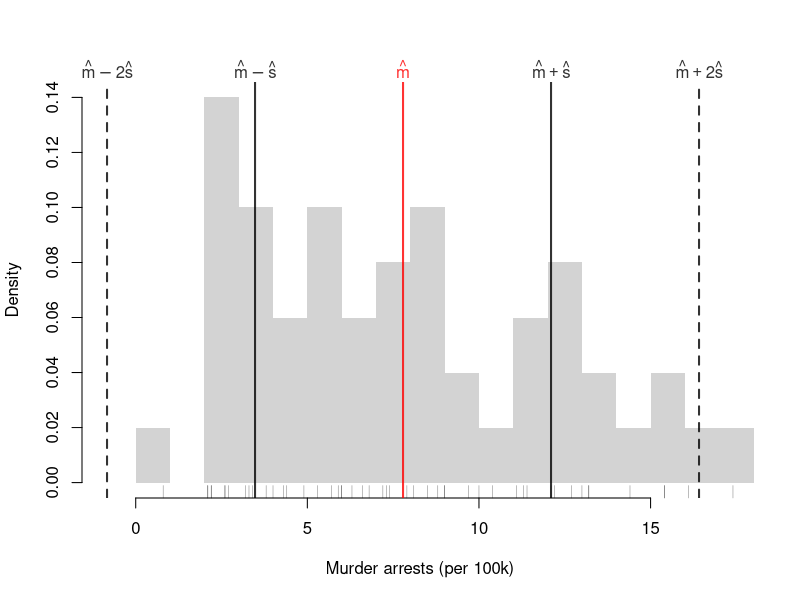
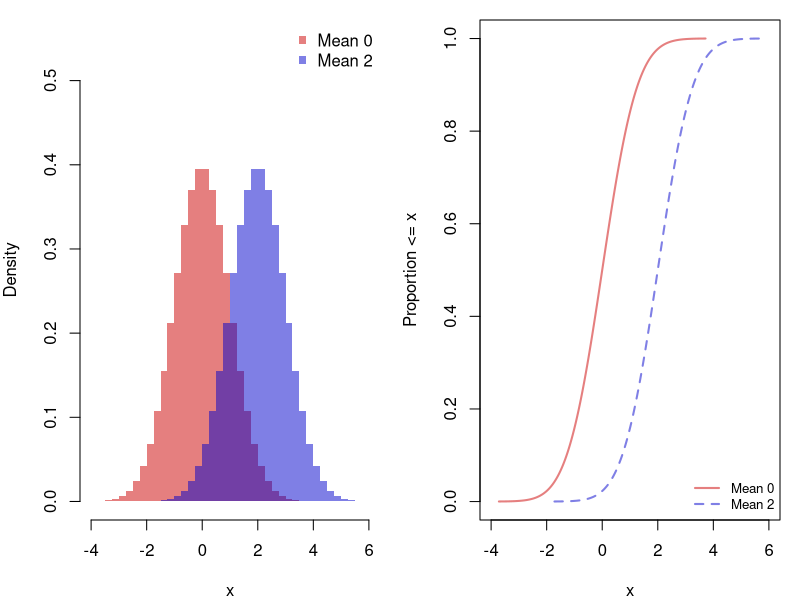
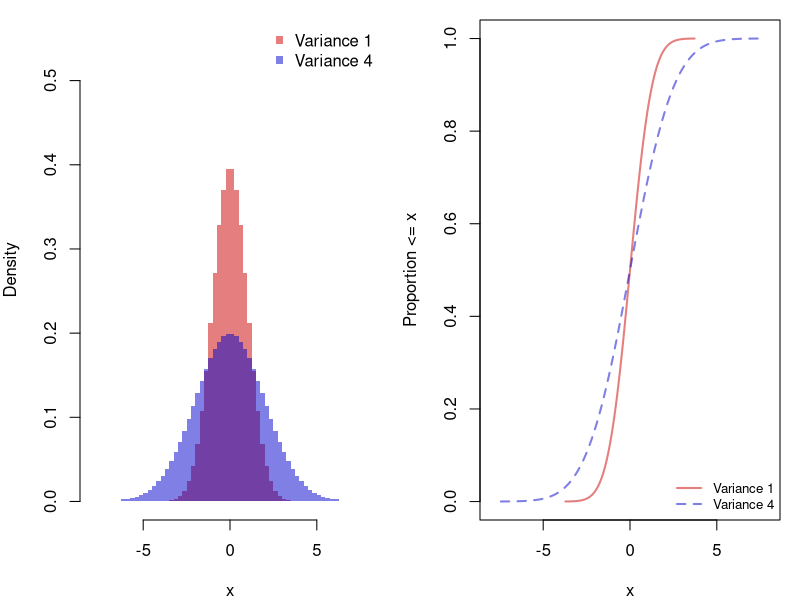
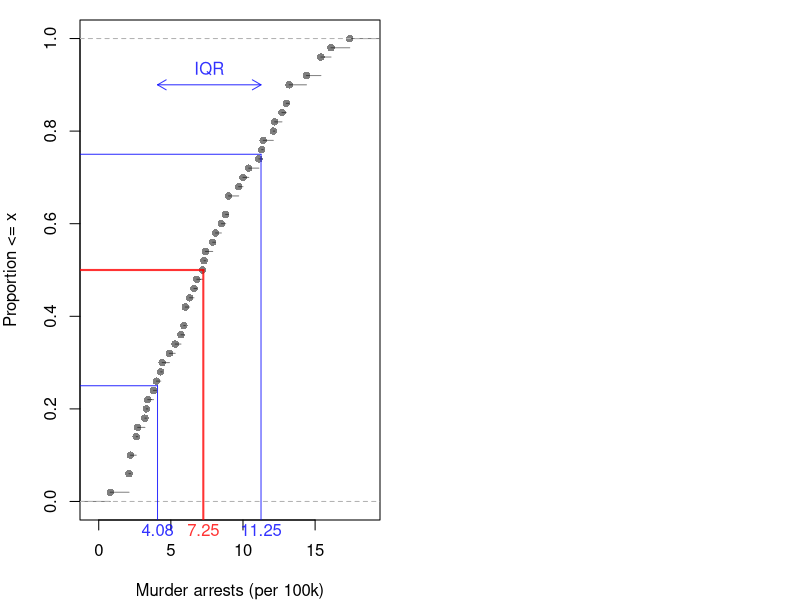
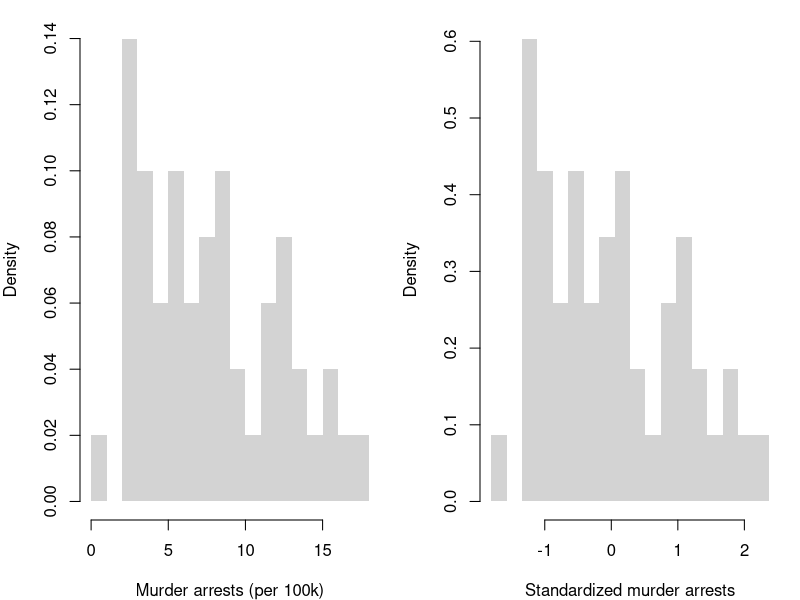
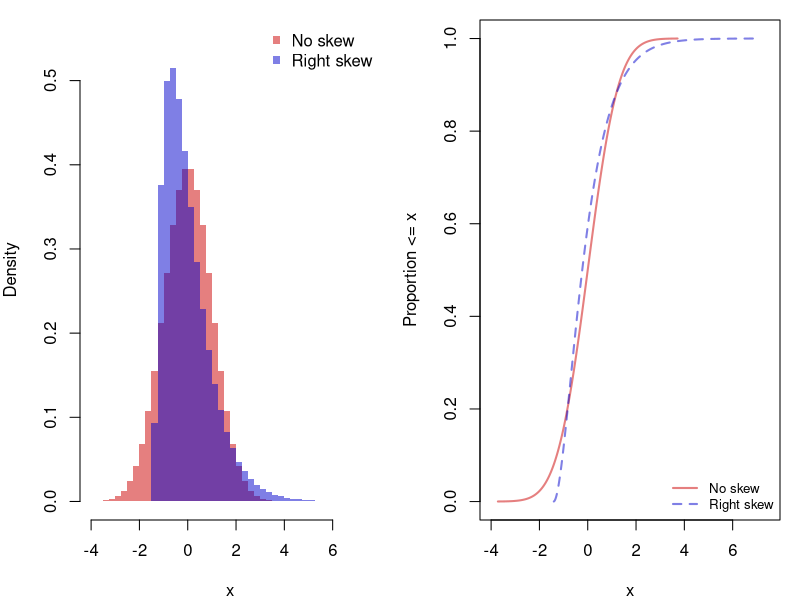
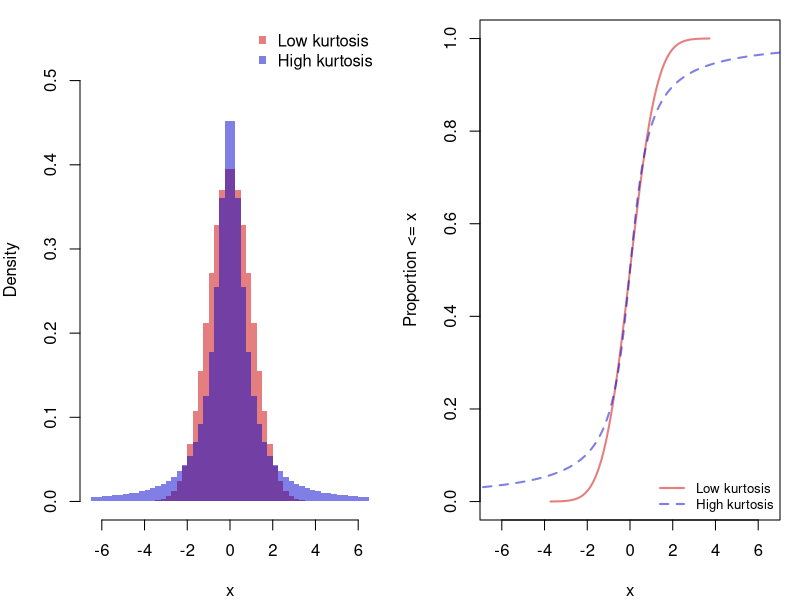
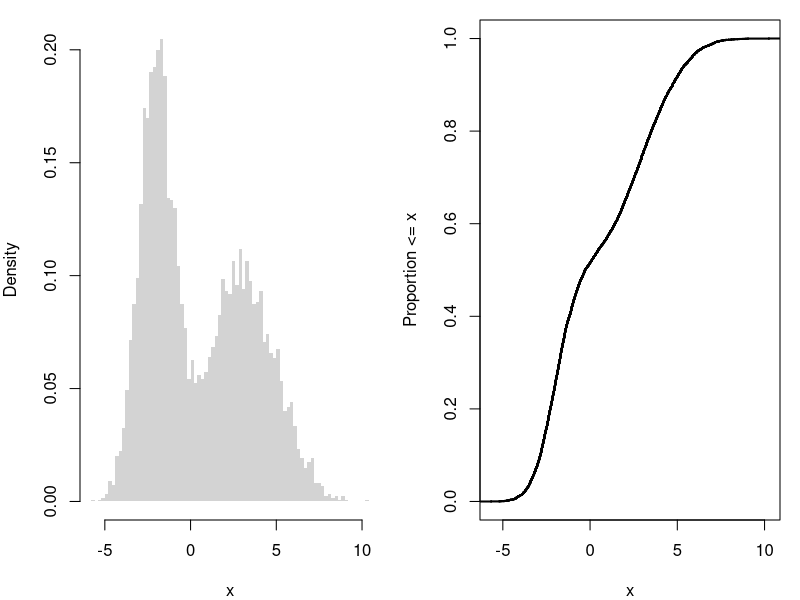

These charts were generated, in order, by the following R code:
## ---- chunk 1
# Hidden seed so every render draws the same random numbers
set.seed(1)
## ---- chunk 2
statistic <- function(x_hat, f){
    stat_hat <- f(x_hat)
    return(stat_hat)
}

x0_hat <- c(0, 1, 3, 10, 6) # Data
statistic(x0_hat, sum)
## ---- chunk 3
# A random sample (real data)
x_hat <- USArrests[, 'Murder'] # lab data: murder arrests per 100,000
summary(x_hat)
## ---- chunk 4
x0_hat <- c(4, 1, 10)
sum(x0_hat)/length(x0_hat)
mean(x0_hat)
## ---- chunk 5
x0_hat <- c(1, 2, 1, 3, 1)
mean(x0_hat)

proportions <- table(x0_hat)/length(x0_hat)
proportions
vals <- sort(unique(x0_hat))
sum(vals*proportions)
## ---- chunk 6
x0_hat <- c(4, 1, 10)
m_hat <- mean(x0_hat)
v_hat <- mean( (x0_hat - m_hat)^2 )
sqrt(v_hat)
## ---- chunk 7
x0_hat <- c(1, 2, 1, 3, 1)
m_hat <- mean(x0_hat)
mean( (x0_hat - m_hat)^2 )

proportions <- table(x0_hat)/length(x0_hat)
vals <- sort(unique(x0_hat))
sum( (vals - m_hat)^2 * proportions )
## ---- chunk 8
# 1 if a state has more than 10 murder arrests per 100,000, 0 otherwise
x1_hat <- as.numeric(x_hat > 10)
p1_hat <- mean(x1_hat) # proportion of ones, which is also the mean
p1_hat*(1 - p1_hat)

# compare to the definition
mean( (x1_hat - p1_hat)^2 )
## ---- chunk 9
# compute the mean and standard deviation of the lab data
m_hat <- mean(x_hat)
s1_hat <- sqrt(mean((x_hat - m_hat)^2)) # divides by n, as defined above; sd() divides by n-1
m1_sd_bounds <- c(m_hat - s1_hat,  m_hat + s1_hat)
m2_sd_bounds <- c(m_hat - 2*s1_hat,  m_hat + 2*s1_hat)
m2_sd_bounds
range(x_hat) # smallest and largest observation

# visualize on a histogram, widened to include both sets of bounds
hist(x_hat, breaks=15, border=NA, freq=FALSE, main=NA,
    xlim=range(c(x_hat, m2_sd_bounds)),
    xlab='Murder arrests (per 100k)')
rug(x_hat, col=grey(0, .5))
abline(v=m_hat, col=rgb(1, 0, 0, .8), lwd=2) # mean
abline(v=m1_sd_bounds, col=rgb(0, 0, 0, .8), lwd=2) # mean +- sd
abline(v=m2_sd_bounds, col=rgb(0, 0, 0, .8), lwd=2, lty=2) # mean +- 2 sd
mtext(expression(hat(m)-2*hat(s), hat(m)-hat(s), hat(m), hat(m)+hat(s), hat(m)+2*hat(s)),
    side=3, at=c(m2_sd_bounds[1], m1_sd_bounds[1], m_hat, m1_sd_bounds[2], m2_sd_bounds[2]),
    col=c(rgb(0, 0, 0, .8), rgb(0, 0, 0, .8), rgb(1, 0, 0, .8), rgb(0, 0, 0, .8), rgb(0, 0, 0, .8)))
## ---- chunk 10
x0_hat <- c(4, 1, 10)

m_hat <- mean(x0_hat)
v_hat <- mean( (x0_hat - m_hat)^2 )
v_hat

# Corrected Version
n <- length(x0_hat)
v_corrected_hat <- sum( (x0_hat - m_hat)^2 )/(n-1)
v_corrected_hat

var(x0_hat) # R-Version
## ---- chunk 11
# Two normal distributions with sd 1: one with mean 0, one with mean 2
p_grid <- ppoints(5000)
x_mean0 <- qnorm(p_grid)
x_mean2 <- qnorm(p_grid, mean=2)
cols <- c(rgb(.8, 0, 0, .5), rgb(0, 0, .8, .5))
bks <- seq(-4, 6, by=.25)
par(mfrow=c(1, 2), mar=c(4, 4, 1, 1))

# overlapping histograms
hist(x_mean0, breaks=bks, col=cols[1], freq=FALSE, border=NA,
    ylim=c(0, .55), main=NA, xlab='x')
hist(x_mean2, breaks=bks, col=cols[2], freq=FALSE, border=NA, add=TRUE)
legend('topright', legend=c('Mean 0', 'Mean 2'),
    col=cols, pch=15, bty='n')

# overlapping ECDFs, drawn as lines through the sorted values
plot(x_mean0, ecdf(x_mean0)(x_mean0), type='l',
    col=cols[1], lwd=2, lty=1, xlim=range(bks),
    main=NA, xlab='x', ylab='Proportion <= x')
lines(x_mean2, ecdf(x_mean2)(x_mean2), col=cols[2], lwd=2, lty=2)
legend('bottomright', legend=c('Mean 0', 'Mean 2'), cex=.8,
    col=cols, lwd=2, lty=c(1, 2), bty='n')
## ---- chunk 12
# Two normal distributions with mean 0: one with sd 1 (variance 1), one with sd 2 (variance 4)
p_grid <- ppoints(5000)
x_var1 <- qnorm(p_grid)
x_var4 <- qnorm(p_grid, sd=2)
cols <- c(rgb(.8, 0, 0, .5), rgb(0, 0, .8, .5))
bks <- seq(-8, 8, by=.25)
par(mfrow=c(1, 2), mar=c(4, 4, 1, 1))

# overlapping histograms
hist(x_var1, breaks=bks, col=cols[1], freq=FALSE, border=NA,
    ylim=c(0, .55), main=NA, xlab='x')
hist(x_var4, breaks=bks, col=cols[2], freq=FALSE, border=NA, add=TRUE)
legend('topright', legend=c('Variance 1', 'Variance 4'),
    col=cols, pch=15, bty='n')

# overlapping ECDFs, drawn as lines through the sorted values
plot(x_var1, ecdf(x_var1)(x_var1), type='l',
    col=cols[1], lwd=2, lty=1, xlim=range(bks),
    main=NA, xlab='x', ylab='Proportion <= x')
lines(x_var4, ecdf(x_var4)(x_var4), col=cols[2], lwd=2, lty=2)
legend('bottomright', legend=c('Variance 1', 'Variance 4'), cex=.8,
    col=cols, lwd=2, lty=c(1, 2), bty='n')
## ---- chunk 13
median(x_hat)
quantile(x_hat, prob=0.5)
## ---- chunk 14
x1_extreme_hat <- c(x_hat, 1000) # add one extreme value
#par(mfrow=c(1, 2)) # visualize side-by-side
#hist(x_hat)
#hist(x1_extreme_hat)

# Which measures of central tendency are robust
# to a single extreme value?
mean( x_hat)
mean( x1_extreme_hat )

quantile(x_hat, prob=0.5)
quantile(x1_extreme_hat, prob=0.5)
## ---- chunk 15
IQR(x_hat)
mad(x_hat)
## ---- chunk 16
# median and quartiles
p <- c(.25, .5, .75)
q_hat <- quantile(x_hat, probs=p)

# visualize on the ECDF
F_hat <- ecdf(x_hat)
plot(F_hat, pch=16, col=grey(0, .5), main=NA,
    xlab='Murder arrests (per 100k)', ylab='Proportion <= x')
cols <- c(rgb(0, 0, 1, .8), rgb(1, 0, 0, .8), rgb(0, 0, 1, .8))
segments(q_hat, p, -10, p, col=cols, lwd=c(1, 2, 1)) # read across from p
segments(q_hat, p, q_hat, -1, col=cols, lwd=c(1, 2, 1)) # read down to the quantile
mtext(round(q_hat, 2), side=1, at=q_hat, col=cols)

# IQR is the distance between the quartiles
arrows(q_hat[1], .9, q_hat[3], .9, code=3, length=.1, col=rgb(0, 0, 1, .8))
text(mean(q_hat[c(1, 3)]), .9, 'IQR', pos=3, col=rgb(0, 0, 1, .8))
## ---- chunk 17
x0_hat <- c(-100, 1, 4, 10, 10)
# An intuitive alternative to sd(x0_hat), used in the boxplot
quants <- quantile(x0_hat, probs=c(.25, .75))
quants[2]-quants[1]
IQR(x0_hat)
## ---- chunk 18
#Another alternative to sd(x0_hat)
mad(x0_hat, constant=1)

# Computationally equivalent
# med_hat <- quantile(x0_hat, probs=.5)
# absdev_hat <- abs(x0_hat -med_hat)
# quantile(absdev_hat, probs=.5)
## ---- chunk 19
sd(x_hat)
sd(x1_extreme_hat)

IQR(x_hat)
IQR(x1_extreme_hat)

mad(x_hat, constant=1)
mad(x1_extreme_hat, constant=1)
## ---- chunk 20
Homework1 <- c(score=88, weight=0.25)
Homework2 <- c(score=92, weight=0.25)
Exam1 <- c(score=67, weight=0.2)
Exam2 <- c(score=90, weight=0.3)

Grades <- rbind(Homework1, Homework2, Exam1, Exam2)
Grades
## ---- chunk 21
# Manual Way
88*0.25 + 92*0.25 + 67*0.2 + 90*0.3

# Computerized Way
Values <- Grades[, 'score'] * Grades[, 'weight']
FinalGrade <- sum(Values)
FinalGrade

# Built-in function, which also normalizes the weights
weighted.mean(Grades[, 'score'], w=Grades[, 'weight'])
## ---- chunk 22
weighted.quantile <- function(x_hat, w, probs){
    #See spatstat.univar::weighted.quantile
    oo <- order(x_hat)
    x_hat <- x_hat[oo]
    w <- w[oo]
    F_hat <- cumsum(w)/sum(w)
    quantile_id <- max(which(F_hat <= probs))+1
    q_hat <- x_hat[quantile_id]
    return(q_hat)
}

## Unweighted
quantile(x0_hat, probs=.5)
weights <- rep(1, length(x0_hat))
weighted.quantile(x_hat=x0_hat, w=weights, probs=.5)

## Weighted
weights <- seq(x0_hat)
weights <- weights/sum(weights) # normalize
weighted.quantile(x_hat=x0_hat, w=weights, probs=.5)
## ---- chunk 23
x0_hat <- c(1, 2, 1, 3, 1)
m_hat <- mean(x0_hat)
s_hat <- sqrt(mean((x0_hat - m_hat)^2))
z0_hat <- (x0_hat - m_hat)/s_hat
z0_hat
## ---- chunk 24
# standardize the lab data, using the standard deviation that divides by n
m_hat <- mean(x_hat)
s_hat <- sqrt(mean((x_hat - m_hat)^2))
z_hat <- (x_hat - m_hat)/s_hat
# scale(x_hat) is similar, but divides by sd(), the n-1 version

# mean 0 and standard deviation 1, up to rounding error
mean(z_hat)
sqrt(mean((z_hat - mean(z_hat))^2))

# same shape, new units: standardize the bin edges too
f_hat <- hist(x_hat, breaks=15, plot=FALSE)
par(mfrow=c(1, 2), mar=c(4, 4, 1, 1))
hist(x_hat, breaks=f_hat[['breaks']], border=NA, freq=FALSE, main=NA,
    xlab='Murder arrests (per 100k)')
hist(z_hat, breaks=(f_hat[['breaks']] - m_hat)/s_hat, border=NA, freq=FALSE, main=NA,
    xlab='Standardized murder arrests')
## ---- chunk 25
# proportion of states at least k standard deviations from the mean
mean(abs(z_hat) >= 2)
mean(abs(z_hat) >= 3)

# Chebyshev's upper bound
1/c(2, 3)^2
## ---- chunk 26
# a function that standardizes any variable
standardize <- function(x_hat){
    m_hat <- mean(x_hat)
    s_hat <- sqrt(mean((x_hat - m_hat)^2))
    z_hat <- (x_hat - m_hat)/s_hat
    return(z_hat)
}

# standardize two variables measured on different scales
z_arrests_hat <- data.frame(
    Murder=standardize(USArrests[, 'Murder']),
    Assault=standardize(USArrests[, 'Assault']),
    row.names=rownames(USArrests))

# raw and standardized values for two states
states <- c('Georgia', 'North Carolina')
USArrests[states, c('Murder', 'Assault')]
round(z_arrests_hat[states, ], 2)
## ---- chunk 27
# robust version of the standardize function above
standardize_robust <- function(x_hat){
    med_hat <- median(x_hat)
    mad_hat <- mad(x_hat, constant=1)
    z_hat <- (x_hat - med_hat)/mad_hat
    return(z_hat)
}

# Georgia, the state with the highest murder rate
id <- which.max(x_hat)

# standard z-scores, without and with the extreme value
standardize(x_hat)[id]
standardize(x1_extreme_hat)[id]

# robust z-scores, without and with the extreme value
standardize_robust(x_hat)[id]
standardize_robust(x1_extreme_hat)[id]
## ---- chunk 28
# Two distributions with mean 0 and sd 1: one symmetric, one with a long right tail
p_grid <- ppoints(5000)
x_noskew <- qnorm(p_grid)
x_skew <- (qgamma(p_grid, shape=2) - 2)/sqrt(2)
cols <- c(rgb(.8, 0, 0, .5), rgb(0, 0, .8, .5))
bks <- seq(-4, 7.5, by=.25)
par(mfrow=c(1, 2), mar=c(4, 4, 1, 1))

# overlapping histograms
hist(x_noskew, breaks=bks, col=cols[1], freq=FALSE, border=NA,
    ylim=c(0, .55), main=NA, xlab='x')
hist(x_skew, breaks=bks, col=cols[2], freq=FALSE, border=NA, add=TRUE)
legend('topright', legend=c('No skew', 'Right skew'),
    col=cols, pch=15, bty='n')

# overlapping ECDFs, drawn as lines through the sorted values
plot(x_noskew, ecdf(x_noskew)(x_noskew), type='l',
    col=cols[1], lwd=2, lty=1, xlim=range(bks),
    main=NA, xlab='x', ylab='Proportion <= x')
lines(x_skew, ecdf(x_skew)(x_skew), col=cols[2], lwd=2, lty=2)
legend('bottomright', legend=c('No skew', 'Right skew'), cex=.8,
    col=cols, lwd=2, lty=c(1, 2), bty='n')
## ---- chunk 29
x_demo_hat <- c(0, 1, 2, 3, 9)
m3_hat <- mean( (x_demo_hat - mean(x_demo_hat))^3 ) # numerator
m3_hat
s_hat <- sqrt(mean( (x_demo_hat - mean(x_demo_hat))^2 )) # divides by n, unlike sd()
m3_hat / s_hat^3 # skewness
## ---- chunk 30
skewness <- function(x_hat){
    z_hat <- standardize(x_hat)
    skew <- mean(z_hat^3) # average cubed standardized value
    return(skew)
}

# skewness of murder arrests
skewness(x_hat)
## ---- chunk 31
# Two symmetric distributions with median 0 and the same IQR
p_grid <- ppoints(5000)
x_lowkurt <- qnorm(p_grid)
x_highkurt <- qcauchy(p_grid, scale=qnorm(.75))
cols <- c(rgb(.8, 0, 0, .5), rgb(0, 0, .8, .5))
x_lim <- c(-6.5, 6.5)
# the two outer bins hold the far tails, beyond the plotted range
bks <- c(floor(min(x_highkurt)), seq(x_lim[1], x_lim[2], by=.25), ceiling(max(x_highkurt)))
par(mfrow=c(1, 2), mar=c(4, 4, 1, 1))

# overlapping histograms
hist(x_lowkurt, breaks=bks, col=cols[1], freq=FALSE, border=NA,
    xlim=x_lim, ylim=c(0, .55), main=NA, xlab='x')
hist(x_highkurt, breaks=bks, col=cols[2], freq=FALSE, border=NA, add=TRUE)
legend('topright', legend=c('Low kurtosis', 'High kurtosis'),
    col=cols, pch=15, bty='n')

# overlapping ECDFs, drawn as lines through the sorted values
plot(x_lowkurt, ecdf(x_lowkurt)(x_lowkurt), type='l',
    col=cols[1], lwd=2, lty=1, xlim=x_lim,
    main=NA, xlab='x', ylab='Proportion <= x')
lines(x_highkurt, ecdf(x_highkurt)(x_highkurt), col=cols[2], lwd=2, lty=2)
legend('bottomright', legend=c('Low kurtosis', 'High kurtosis'), cex=.8,
    col=cols, lwd=2, lty=c(1, 2), bty='n')
## ---- chunk 32
x_demo_hat <- c(0, 1, 2, 3, 9)
m4_hat <- mean( (x_demo_hat - mean(x_demo_hat))^4 ) # numerator
m4_hat
s_hat <- sqrt(mean( (x_demo_hat - mean(x_demo_hat))^2 )) # divides by n, unlike sd()
m4_hat / s_hat^4 # kurtosis
## ---- chunk 33
kurtosis <- function(x_hat){
    z_hat <- standardize(x_hat)
    kurt <- mean(z_hat^4) # average fourth power of standardized values
    return(kurt)
    # use instead to compare against normal
    # excess_kurt <- kurt - 3
}

# kurtosis of murder arrests
kurtosis(x_hat)
## ---- chunk 34
# Complicated Random Variable
r_ugly0 <- function(n, population_means=c(-2, 3), population_vars=c(1, 4), prob=c(.5, .5)){
  # Which distribution is each observation coming from
  di <- sample(c(1, 2), size=n, replace=TRUE, prob=prob)
  rnorm(n, mean=population_means[di], sd=sqrt(population_vars)[di])
}

x_sim <- r_ugly0(6000)
par(mfrow=c(1, 2), mar=c(4, 4, 1, 1))
hist(x_sim, breaks=60,
    freq=FALSE, border=NA,
    xlab='x', main=NA)
plot(ecdf(x_sim), verticals=TRUE, do.points=FALSE, col.01line=NA, lwd=2,
    xlim=range(x_sim), main=NA, xlab='x', ylab='Proportion <= x')

#hist( rbeta(1000, .6, .6), border=NA, main=NA, freq=F, breaks=20)
## ---- chunk 35
# Another Complicated Random Variable
r_ugly1 <- function(n, theta1=c(-8, -1), theta2=c(-2, 2), rho=.25){
    omega   <- rbinom(n, size=1, rho)
    x_hat <- omega * runif(n, theta1[1], theta2[1]) +
        (1-omega) * rnorm(n, theta1[2], theta2[2])
    return(x_hat)
}
# Very Large Sample
x_sim <- r_ugly1(1000000)
par(mfrow=c(1, 2), mar=c(4, 4, 1, 1))
hist(x_sim, breaks=1000, freq=FALSE, border=NA,
    xlab='x', main=NA)
plot(ecdf(x_sim), verticals=TRUE, do.points=FALSE, col.01line=NA, lwd=2,
    xlim=range(x_sim), main=NA, xlab='x', ylab='Proportion <= x')
## ---- chunk 36
# percent of the population under age 15, fifty countries
pop15 <- LifeCycleSavings[, 'pop15']
## ---- chunk 37
grade <- factor(c('B', 'A', 'C', 'B', 'F', 'B', 'A'),
    levels=c('F', 'D', 'C', 'B', 'A'), ordered=TRUE)
sort(grade)

# median and quartiles (type=1 is required for ordered factors)
quantile(grade, probs=c(.25, .5, .75), type=1)
## ---- chunk 38
# urban population in bands, an ordered factor
urban_band <- cut(USArrests[, 'UrbanPop'], breaks=c(0, 50, 75, 100),
    labels=c('mostly rural', 'mixed', 'mostly urban'), ordered_result=TRUE)
p_hat <- table(urban_band)/length(urban_band)
plot(p_hat, col=grey(0, .5),
    xlab='Urban Population', ylab='Proportion of States')

# mode and Herfindahl index
names(p_hat)[p_hat==max(p_hat)]
sum(p_hat^2)

# median and quartiles
quantile(urban_band, probs=c(.25, .5, .75), type=1)
## ---- chunk 39
x0_hat <- c('A', 'B', 'A', 'C', 'C', 'A')
p_hat <- table(x0_hat)/length(x0_hat)
p_hat

# mode(s)
names(p_hat)[p_hat==max(p_hat)]

# Herfindahl index
sum(p_hat^2)
## ---- chunk 40
# census region of each state, an unordered factor
region <- state.region
p_hat <- table(region)/length(region)
plot(p_hat, col=grey(0, .5),
    xlab='Census Region', ylab='Proportion of States')

# mode
names(p_hat)[p_hat==max(p_hat)]

# Herfindahl index, compared to its minimum 1/K
K <- length(p_hat)
c(H_hat=sum(p_hat^2), H_min=1/K)
## ---- chunk 41
x0_hat <- rep(c('A', 'B', 'C', 'D'), times=c(60, 20, 10, 10))
p_hat <- table(x0_hat)/length(x0_hat)
sum(p_hat^2)

# after the merger, C and D are one firm
x_merged_hat <- x0_hat
x_merged_hat[x_merged_hat=='D'] <- 'C'
